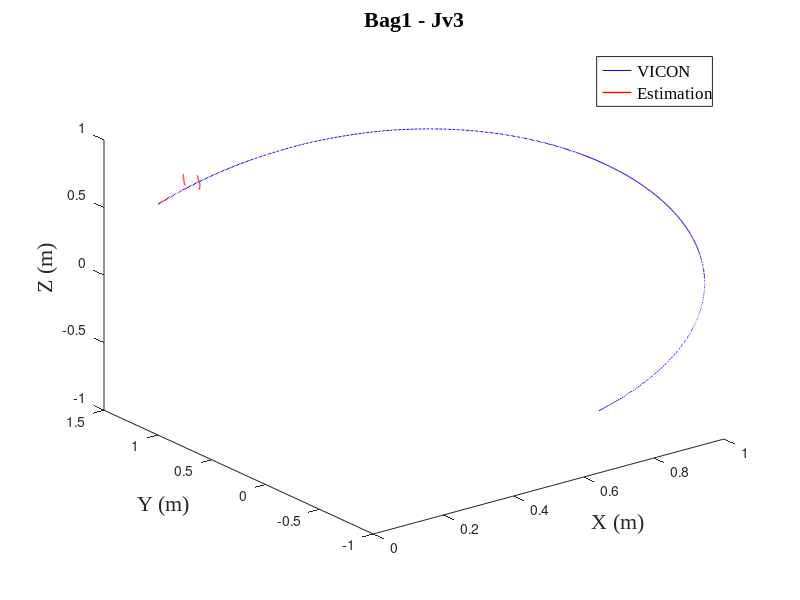

Write the MATLAB code that produced this figure.
clc;
clearvars;
data = load('trace2-Jv3.mat');
x = data.time;
y = data.gtd;
z = data.xt - data.gtd;
e = data.xt;

% Position
% plot(x(:),y(1,:),'r',x(:),y(2,:),'m',x(:),y(3,:),'b','LineWidth',1.5);
% axis([0 15 -2 2]);
% set(gca,'FontSize',12,'Fontname', 'Times New Roman');
% xlabel('Time (s)','FontName','Times New Roman','FontSize',16);
% ylabel('Position (m)','FontName','Times New Roman','FontSize',16);
% title('Trace1 - Jv3','FontName','Times New Roman','FontSize',16);
% hold on;
% plot(x(:),e(1,:),'--r',x(:),e(2,:),'--m',x(:),e(3,:),'--b','LineWidth',1.5);
% legend('$\hat{x}$','$\hat{y}$','$\hat{z}$','$\hat{x}_g$','$\hat{y}_g$','$\hat{z}_g$','Interpreter','LaTex','FontName','Times New Roman','FontSize',12,'NumColumns',2);
% hold off;

% %Error
% plot(x(:),z(1,:),'r',x(:),z(2,:),'m',x(:),z(3,:),'b','LineWidth',1.5);
% axis([7 24.2 -1 1.5]);
% set(gca,'FontSize',12,'Fontname', 'Times New Roman');
% xlabel('Time (s)','FontName','Times New Roman','FontSize',16);
% ylabel('Error (m)','FontName','Times New Roman','FontSize',16);
% title('Bag1 - Jv1','FontName','Times New Roman','FontSize',16);
% legend('$\hat{e}_x$','$\hat{e}_y$','$\hat{e}_z$','Interpreter','LaTex','FontName','Times New Roman','FontSize',12);

% %Velocity
% plot(x(:),y(4,:),'r',x(:),y(5,:),'m',x(:),y(6,:),'b','LineWidth',1.5);
% axis([7 24.2 -2.5 3]);
% set(gca,'FontSize',12,'Fontname', 'Times New Roman');
% xlabel('Time (s)','FontName','Times New Roman','FontSize',16);
% ylabel('Velocity (m/s)','FontName','Times New Roman','FontSize',16);
% title('Bag1 - Jv1','FontName','Times New Roman','FontSize',16);
% hold on;
% plot(x(:),e(4,:),'--r',x(:),e(5,:),'--m',x(:),e(6,:),'--b','LineWidth',1.5);
% legend('$\hat{v}_x$','$\hat{v}_y$','$\hat{v}_z$','$\hat{v}_{xg}$','$\hat{v}_{yg}$','$\hat{v}_{zg}$','Interpreter','LaTex','FontName','Times New Roman','FontSize',12,'NumColumns',2);
% hold off;

%Trace
plot3(y(1,:),y(2,:),y(3,:),'b',e(1,:),e(2,:),e(3,:),'r','LineWidth',1);
legend('VICON','Estimation','Prediction','FontName','Times New Roman','FontSize',12);
xlabel('X (m)','FontName','Times New Roman','FontSize',16);
ylabel('Y (m)','FontName','Times New Roman','FontSize',16);
zlabel('Z (m)','FontName','Times New Roman','FontSize',16);
title('Bag1 - Jv3','FontName','Times New Roman','FontSize',16);


